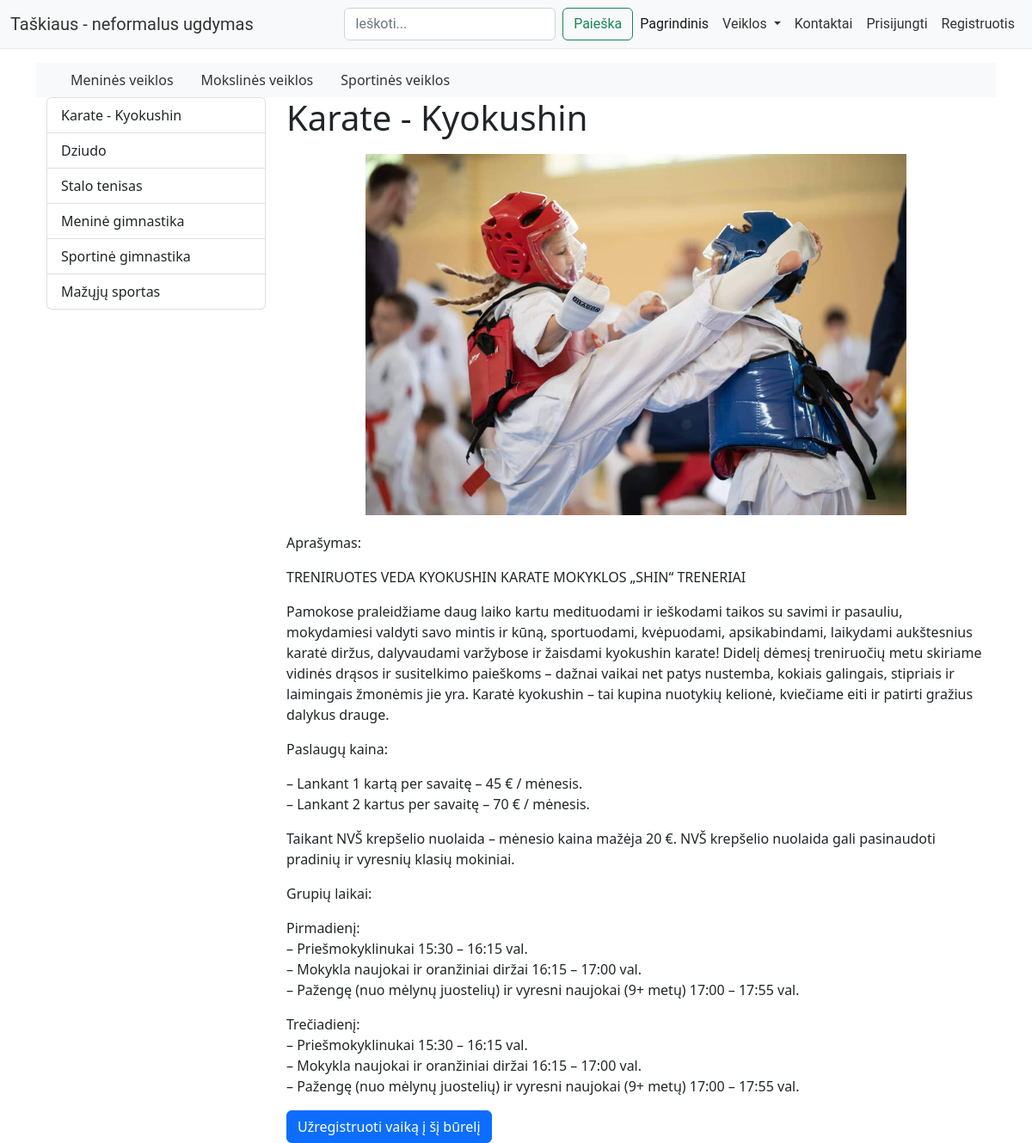
/activities/sports/?club_id=16, run on the app's committed database.
### manage_circles/models.py (models this page shows, shortened)
class Club(models.Model):
    name = models.CharField(max_length=100, verbose_name="Būrelio pavadinimas")
    cover = models.ImageField('Viršelis', upload_to='images', null=True)
    description = HTMLField()
    activity_type = models.CharField(max_length=50, choices=(
        ('artistic', 'Meninė'),
        ('scientific', 'Mokslinė'),
        ('sports', 'Sportinė'),
    ), verbose_name="Veiklos tipas")

### manage_circles/views.py (the view)
# urls.py: path('activities/sports/', views.sports_activities, name='sports_activities'),
def sports_activities(request):
    clubs = Club.objects.filter(activity_type='sports')
    selected_club_id = request.GET.get('club_id')
    selected_club = None
    if selected_club_id:
        selected_club = get_object_or_404(Club, id=selected_club_id)
    return render(request, 'activities/sports.html', {'clubs': clubs, 'selected_club': selected_club})

### templates/activities/sports.html
{% extends 'base.html' %}
{% block content %}
<div class="container-fluid bg-light">
    <div class="container">
        <div class="row">
            <div class="col">
                <ul class="nav">
                    <li class="nav-item">
                        <a class="nav-link" href="{% url 'artistic_activities' %}?club_id={{ 1 }}">Meninės veiklos</a>
                    </li>
                    <li class="nav-item">
                        <a class="nav-link" href="{% url 'scientific_activities' %}?club_id={{ 13 }}">Mokslinės veiklos</a>
                    </li>
                    <li class="nav-item">
                        <a class="nav-link" href="{% url 'sports_activities' %}?club_id={{ 16 }}">Sportinės veiklos</a>
                    </li>
                </ul>
            </div>
        </div>
    </div>
</div>
<div class="container">
    <div class="row">
        <div class="col-md-3">
            <div class="list-group">
                {% for club in clubs %}
                    <a href="{% url 'sports_activities' %}?club_id={{ club.id }}" class="list-group-item list-group-item-action">{{ club.name }}</a>
                {% endfor %}
            </div>
        </div>
        <div class="col-md-9">
            {% if selected_club %}
                <div class="club-info">
                    <h1>{{ selected_club.name }}</h1>
                    <img src="{{ selected_club.cover.url }}" class="img" alt="...">
                    <p>Aprašymas: {{ selected_club.description|safe }}</p>
                    <a href="{% url 'register_child' club_id=selected_club.id %}" class="btn btn-primary">Užregistruoti vaiką į šį būrelį</a>
                </div>
            {% endif %}
        </div>
    </div>
</div>
{% endblock %}

### manage_circles/static/css/styles.css (style rules this page uses)
.navbar-brand, .nav-link { color: #333; }
.img { display: block; height: auto; max-width: 100%; max-height: 450px; margin-left: auto; margin-right: auto; padding-top: 10px; padding-bottom: 20px; }

### data on the page
Club: name "Karate - Kyokushin", cover (picture), description "TRENIRUOTES VEDA KYOKUSHIN KARATE MOKYKLOS „SHIN“ TRENERIAI Pamokose praleidžiame daug laiko kartu medituodami ir ieškodami taikos su savimi ir pasauliu, mokydamiesi valdyti savo mintis ir kūną, sportuodami, kvėpuodami, apsikabindami, laikydami aukštesnius karatė diržus, dalyvaudami varžybose ir žaisdami kyokushin karate! Didelį dėmesį treniruočių metu skiriame vidinės drąsos ir susitelkimo paieškoms – dažnai vaikai net patys nustemba, kokiais galingais, stipriais ir laimingais žmonėmis jie yra. Karatė kyokushin – tai kupina nuotykių kelionė, kviečiame eiti ir patirti gražius dalykus drauge. Paslaugų kaina: – Lankant 1 kartą per savaitę – 45 € / mėnesis. – Lankant 2 kartus per savaitę – 70…"
Club: name "Dziudo"
Club: name "Stalo tenisas"
Club: name "Meninė gimnastika"
Club: name "Sportinė gimnastika"
Club: name "Mažųjų sportas"
